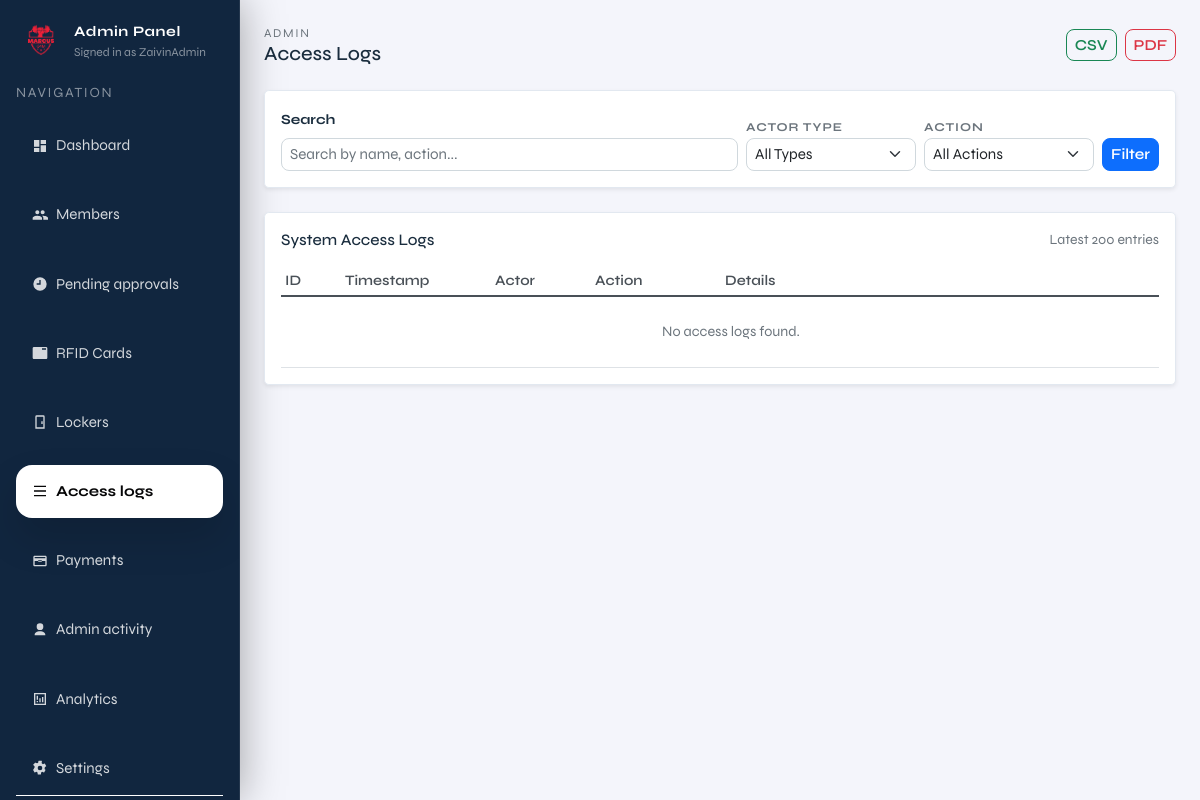
The app's page /admin/access-logs (signed in), older data.
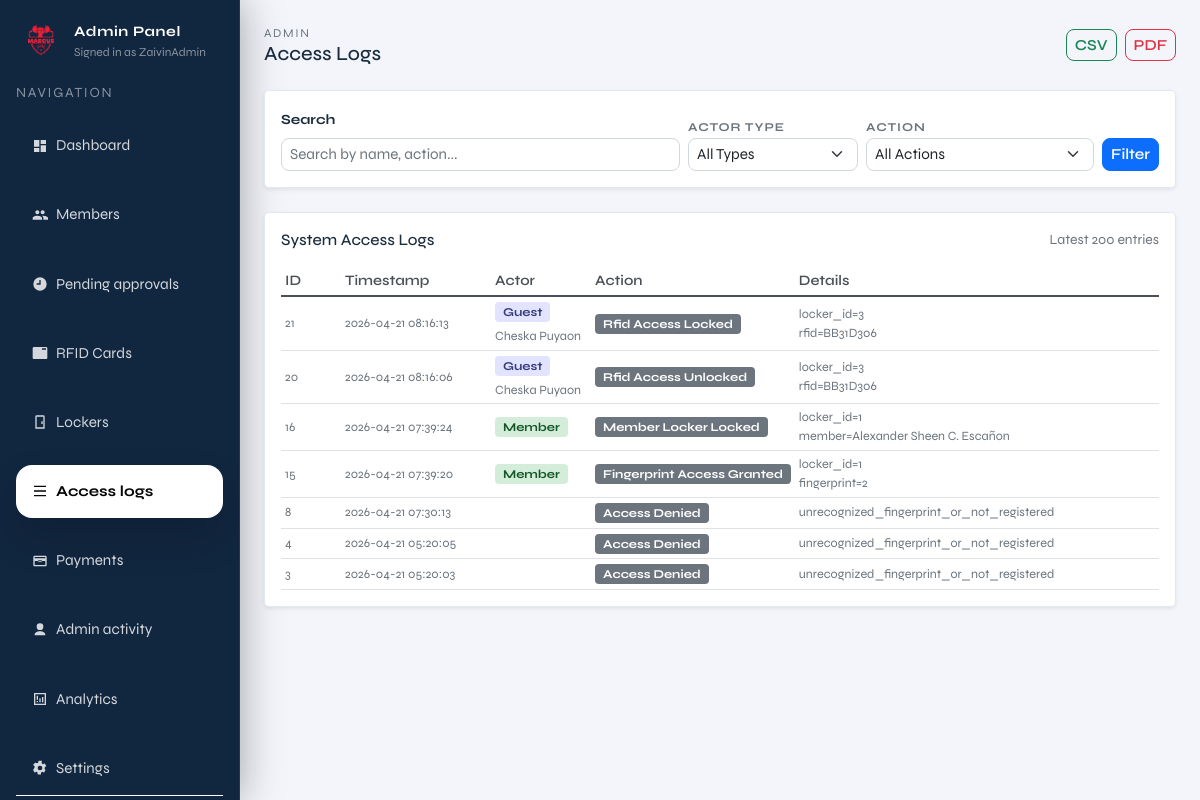
The same page, newer data.
### tables this page shows
CREATE TABLE access_logs (
              id INTEGER PRIMARY KEY AUTOINCREMENT,
              actor_type TEXT NOT NULL, -- member|guest|admin|system
              actor_ref TEXT,           -- e.g. member_id or rfid uid
              action TEXT NOT NULL,     -- e.g. unlock_requested|unlocked|denied
              detail TEXT,
              created_at TEXT NOT NULL DEFAULT (datetime('now'))
            );

### admin.py (the view)
@admin_bp.get("/access-logs")
def admin_access_logs():
    guard = _require_admin()
    if guard is not None:
        return guard
    q = (request.args.get("q") or "").strip()
    actor_type = (request.args.get("actor_type") or "").strip()
    action = (request.args.get("action") or "").strip()
    limit = int(request.args.get("limit", 200))
    with connect() as conn:
        query = """
            SELECT
                al.id,
                al.actor_type,
                al.actor_ref,
                al.action,
                al.detail,
                al.created_at,
                COALESCE(m.full_name, 'N/A') as actor_name
            FROM access_logs al
            LEFT JOIN members m ON al.actor_type = 'guest' AND CAST(al.actor_ref AS INTEGER) = m.id
            WHERE al.actor_type NOT IN ('admin', 'system', 'ir_sensor')
        """
        params = []
        if q:
            query += " AND (m.full_name LIKE ? OR al.detail LIKE ? OR al.action LIKE ?)"
            params.extend([f"%{q}%", f"%{q}%", f"%{q}%"])
        if actor_type:
            query += " AND al.actor_type = ?"
            params.append(actor_type)
        if action:
            query += " AND al.action = ?"
            params.append(action)
        query += " ORDER BY al.id DESC LIMIT ?"
        params.append(limit)
        logs = conn.execute(query, params).fetchall()
        actor_types = conn.execute(
            "SELECT DISTINCT actor_type FROM access_logs WHERE actor_type NOT IN ('admin', 'system', 'ir_sensor') ORDER BY actor_type"
        ).fetchall()
        actions = conn.execute(
            "SELECT DISTINCT action FROM access_logs WHERE actor_type NOT IN ('admin', 'system', 'ir_sensor') ORDER BY action"
        ).fetchall()
    return render_template(
        "admin/pages/admin_access_logs.html",
        logs=logs,
        q=q,
        actor_type=actor_type,
        action=action,
        limit=limit,
        actor_types=actor_types,
        actions=actions,
        current_page="access_logs",
        admin_username=session.get("admin_username"),
    )

### admin.py (called while the page is built)
def _require_admin():
    if not session.get("admin_logged_in"):
        return redirect(url_for("admin.admin_login"))
    return None

@admin_bp.before_request
def _protect_admin_routes():
    if request.endpoint in ("admin.admin_login", "admin.admin_login_submit"):
        return None
    if not session.get("admin_logged_in"):
        return redirect(url_for("admin.admin_login"))

### db.py (called while the page is built)
def _db_path() -> Path:
    env_path = os.getenv("LOCKER_DB_PATH")
    if env_path:
        return Path(env_path)
    current_dir = Path(__file__).resolve().parent
    candidate_paths = [
        current_dir / "locker.sqlite3",
        current_dir / "locker.db",
        current_dir.parent / "locker.sqlite3",
        current_dir.parent / "locker.db",
    ]
    for path in candidate_paths:
        if path.exists():
            return path
    return current_dir.parent / "locker.sqlite3"

def _database_url() -> Optional[str]:
    return os.getenv("DATABASE_URL") or os.getenv("POSTGRES_URL")

def connect() -> DBConnection:
    database_url = _database_url()
    if database_url:
        if psycopg2 is None:
            raise RuntimeError("PostgreSQL support requires psycopg2-binary. Install it before using DATABASE_URL.")
        conn = psycopg2.connect(database_url)
        return DBConnection(conn, is_postgres=True)
    sqlite_conn = sqlite3.connect(
        _db_path(),
        timeout=60,
        check_same_thread=False,
    )
    sqlite_conn.execute("PRAGMA journal_mode=WAL;")
    sqlite_conn.execute("PRAGMA synchronous = NORMAL;")
    sqlite_conn.execute("PRAGMA foreign_keys = ON;")
    sqlite_conn.execute("PRAGMA busy_timeout = 60000;")
    return DBConnection(sqlite_conn, is_postgres=False)

    def __enter__(self) -> "DBConnection":
        if self._is_postgres:
            self._cursor = self._conn.cursor(cursor_factory=psycopg2.extras.RealDictCursor)
        else:
            self._conn.row_factory = sqlite3.Row
            self._cursor = self._conn.cursor()
        return self

    def __exit__(self, exc_type, exc, tb):
        try:
            if exc_type is not None:
                self._conn.rollback()
                return False
            self._conn.commit()
        finally:
            if self._cursor is not None:
                self._cursor.close()
            if self._conn is not None:
                self._conn.close()
        return False

### templates/admin/pages/admin_access_logs.html (shortened to what this page needs)
{% extends "admin/layout/admin.html" %}
{% block admin_content %}
  <div class="d-flex justify-content-between align-items-center mb-4">
    <div>
      <div class="text-muted" style="letter-spacing:0.14em; text-transform:uppercase; font-size:0.75rem;">Admin</div>
      <h5 class="mb-0">Access Logs</h5>
    </div>
    <div class="d-flex gap-2">
      <a href="{{ url_for('admin.export_access_logs_csv') }}" class="btn btn-sm btn-outline-success">
         CSV
      </a>
      <a href="{{ url_for('admin.export_access_logs_pdf') }}" class="btn btn-sm btn-outline-danger">
         PDF
      </a>
    </div>
  </div>
  <div class="card shadow-sm rounded-3 mb-4">
    <div class="card-body">
      <form method="get" action="/admin/access-logs" class="d-flex gap-2 flex-wrap align-items-end">
        <div class="flex-grow-1" style="min-width: 200px;">
          <label class="form-label small fw-bold">Search</label>
          <input name="q" value="{{ q }}" class="form-control form-control-sm" placeholder="Search by name, action..." />
        </div>
        <div style="min-width: 170px;">
          <label class="filter-label">Actor Type</label>
          <select name="actor_type" class="form-select form-select-sm">
            <option value="">All Types</option>
          </select>
        </div>
        <div style="min-width: 170px;">
          <label class="filter-label">Action</label>
          <select name="action" class="form-select form-select-sm">
            <option value="">All Actions</option>
          </select>
        </div>
        <div class="d-flex gap-2">
          <button class="btn btn-sm btn-primary" type="submit">Filter</button>
        </div>
      </form>
    </div>
  </div>
  <div class="card shadow-sm rounded-3">
    <div class="card-body">
      <div class="d-flex justify-content-between align-items-center mb-3">
        <h6 class="card-title mb-0">System Access Logs</h6>
        <span class="text-muted small">Latest {{ limit }} entries</span>
      </div>
      <div class="access-logs-wrapper table-responsive">
        <table class="table table-sm table-hover align-middle mb-0">
          <thead class="position-sticky" style="top: 0; background: white; z-index: 10;">
            <tr>
              <th style="width: 60px;">ID</th>
              <th style="width: 150px;">Timestamp</th>
              <th style="width: 100px;">Actor</th>
              <th style="width: 130px;">Action</th>
              <th>Details</th>
            </tr>
          </thead>
          <tbody>
            {% for log in logs %}
              <tr>
                <td class="text-muted small">{{ log["id"] }}</td>
                <td class="text-muted small" style="white-space: nowrap;">
                  {{ log["created_at"]|default("-") }}
                </td>
                <td>
                  <span class="badge badge-{{ log['actor_type']|lower }} px-2 py-1" style="font-size: 0.75rem;">
                    {{ log["actor_type"]|title }}
                  </span>
                  {% if log["actor_name"] and log["actor_name"] != "N/A" %}
                    <br/>
                    <small class="text-muted d-block mt-1">{{ log["actor_name"] }}</small>
                  {% endif %}
                </td>
                <td>
                  <span class="badge bg-secondary px-2 py-1" style="font-size: 0.75rem; text-transform: capitalize;">
                    {{ log["action"]|replace("_", " ")|title }}
                  </span>
                </td>
                <td class="text-muted small access-log-detail">
                  {% if log["detail"] %}
                    {{ log["detail"]|replace('; ', '<br>')|safe }}
                  {% else %}
                    <em>—</em>
                  {% endif %}
                </td>
              </tr>
            {% else %}
              <tr><td colspan="5" class="text-center text-muted py-4">No access logs found.</td></tr>
            {% endfor %}
          </tbody>
        </table>
      </div>
    </div>
  </div>
{% endblock %}

### templates/admin/layout/admin.html (shortened to what this page needs)
{% extends "layouts/base.html" %}
{% block body %}
<div class="d-flex">
  {% include "admin/components/sidebar.html" %}
  <main class="flex-grow-1 p-4" style="background: #f4f5fb;">
    {% block admin_content %}{% endblock %}
  </main>
</div>
{% endblock %}

### templates/layouts/base.html (shortened to what this page needs)
<!doctype html>
<html lang="en">
  <head>
    <link href="{{ url_for('static', filename='css/bootstrap.min.css') }}" rel="stylesheet" />
  </head>
  <body>
    {% block body %}{% endblock %}
  </body>
</html>

### templates/admin/components/sidebar.html (shortened to what this page needs)
<aside class="admin-sidebar p-3 d-flex flex-column" style="width: 240px;">
  <div class="d-flex align-items-center gap-2 mb-3">
    <img
      src="{{ url_for('static', filename='img/logo.png') }}"
      alt="Logo"
      width="50"
      height="50"
      style="object-fit:contain;"
    />
    <div>
      <div class="text-white fw-bold" style="font-size: 0.9rem; letter-spacing: 0.04em;">Admin Panel</div>
      <div class="text-white-50" style="font-size: 0.75rem;">Signed in as {{ admin_username or "admin" }}</div>
    </div>
  </div>
  <div class="text-white-50 small mb-3" style="letter-spacing: 0.12em; text-transform: uppercase;">
    Navigation
  </div>
  <nav class="nav flex-column gap-3 flex-grow-1">
    <a href="/admin" class="nav-link d-flex align-items-center gap-2 {% if current_page == 'dashboard' %}active{% endif %}">
      <svg width="16" height="16" viewBox="0 0 24 24" aria-hidden="true" style="flex-shrink:0;">
        <path fill="currentColor" d="M3 13h8V3H3v10Zm0 8h8v-6H3v6Zm10 0h8V11h-8v10Zm0-18v6h8V3h-8Z"/>
      </svg>
      <span>Dashboard</span>
    </a>
    <a href="/admin/members" class="nav-link d-flex align-items-center gap-2 {% if current_page == 'members' %}active{% endif %}">
      <span>Members</span>
    </a>
    <a href="/admin/pending" class="nav-link d-flex align-items-center gap-2 {% if current_page == 'pending' %}active{% endif %}">
      <svg width="16" height="16" viewBox="0 0 24 24" aria-hidden="true" style="flex-shrink:0;">
        <path fill="currentColor" d="M12 2a10 10 0 1 0 .01 20.01A10 10 0 0 0 12 2Zm1 11H7v-2h4V6h2v5Z"/>
      </svg>
      <span>Pending approvals</span>
    </a>
    <a href="/admin/rfid" class="nav-link d-flex align-items-center gap-2 {% if current_page == 'rfid' %}active{% endif %}">
      <svg width="16" height="16" viewBox="0 0 24 24" aria-hidden="true" style="flex-shrink:0;">
        <path fill="currentColor" d="M21 3H3c-1.1 0-2 .9-2 2v14c0 1.1.9 2 2 2h18c1.1 0 2-.9 2-2V5c0-1.1-.9-2-2-2Zm0 4h-6V5h6v2Z"/>
      </svg>
      <span>RFID Cards</span>
    </a>
    <a href="/admin/lockers" class="nav-link d-flex align-items-center gap-2 {% if current_page == 'lockers' %}active{% endif %}">
      <svg width="16" height="16" viewBox="0 0 24 24" aria-hidden="true" style="flex-shrink:0;">
        <path fill="currentColor" d="M7 2h10a2 2 0 0 1 2 2v18H5V4a2 2 0 0 1 2-2Zm0 2v16h10V4H7Zm7 7h2v4h-2v-4Z"/>
      </svg>
      <span>Lockers</span>
    </a>
    <a href="/admin/access-logs" class="nav-link d-flex align-items-center gap-2 {% if current_page == 'access_logs' %}active{% endif %}">
      <svg width="16" height="16" viewBox="0 0 24 24" aria-hidden="true" style="flex-shrink:0;">
        <path fill="currentColor" d="M3 4h18v2H3V4Zm0 14h18v2H3v-2Zm0-7h18v2H3v-2Z"/>
      </svg>
      <span>Access logs</span>
    </a>
    <a href="/admin/payments" class="nav-link d-flex align-items-center gap-2 {% if current_page == 'payments' %}active{% endif %}">
      <svg width="16" height="16" viewBox="0 0 24 24" aria-hidden="true" style="flex-shrink:0;">
        <path fill="currentColor" d="M20 4H4c-1.11 0-1.99.89-1.99 2L2 18c0 1.11.89 2 2 2h16c1.11 0 2-.89 2-2V6c0-1.11-.89-2-2-2Zm0 14H4v-6h16v6Zm0-10H4V6h16v2Zm-6 5h-4c-.55 0-1-.45-1-1s.45-1 1-1h4c.55 0 1 .45 1 1s-.45 1-1 1Z"/>
      </svg>
      <span>Payments</span>
    </a>
    <a href="/admin/admin-activity" class="nav-link d-flex align-items-center gap-2 {% if current_page == 'admin_activity' %}active{% endif %}">
      <svg width="16" height="16" viewBox="0 0 24 24" aria-hidden="true" style="flex-shrink:0;">
        <path fill="currentColor" d="M12 12a5 5 0 1 0-5-5 5 5 0 0 0 5 5Zm0 2c-4.42 0-8 2.24-8 5v1h16v-1c0-2.76-3.58-5-8-5Z"/>
      </svg>
      <span>Admin activity</span>
    </a>
    <a href="/admin/analytics" class="nav-link d-flex align-items-center gap-2 {% if current_page == 'analytics' %}active{% endif %}">
      <svg width="16" height="16" viewBox="0 0 24 24" aria-hidden="true" style="flex-shrink:0;">
        <path fill="currentColor" d="M3 3h18v18H3V3Zm2 2v14h14V5H5Zm2 10h2v2H7v-2Zm0-8h2v6H7V7Zm4 4h2v6h-2V11Zm4-2h2v8h-2V9Z"/>
      </svg>
      <span>Analytics</span>
    </a>
    <a href="/admin/settings" class="nav-link d-flex align-items-center gap-2 {% if current_page == 'settings' %}active{% endif %}">
      <span>Settings</span>
    </a>
  </nav>
  <div class="mt-auto pt-4 border-top border-white border-opacity-10">
  </div>
</aside>

### templates/layouts/base.html (style rules this page uses)
:root { --brand-blue: #1a3a5c; --brand-teal: #0f6e56; --brand-accent: #378add; --brand-light: #f4f6f9; --brand-white: #ffffff; }
*, *::before, *::after { box-sizing: border-box; }
html, body { height: 100%; margin: 0; padding: 0; }
html, body { -ms-overflow-style: none; scrollbar-width: none; }
body { font-family: 'Syne', sans-serif; background: var(--brand-light); color: #1a2d3e; font-size: 16px; }
.btn, .btn-primary, .btn-secondary, .btn-danger, .btn-outline-danger { border-radius: 8px; font-weight: 600; transition: all 0.2s ease; font-size: 0.95rem; }
.form-control, .form-select, input[type="text"], input[type="email"], input[type="password"], textarea { border-radius: 8px; font-size: 0.95rem; border: 1px solid #d0d8dd; }
.table { font-size: 0.9rem; }
.card { border-radius: 12px; border: 1px solid #e2e8f0; }
.badge { padding: 4px 8px; font-size: 0.75rem; }

### templates/admin/layout/admin.html (style rules this page uses)
.admin-sidebar { background: #11263f; width: 260px; flex-shrink: 0; display: flex; flex-direction: column; position: sticky; top: 0; height: 100vh; overflow-y: auto; box-shadow: 0 0 40px rgba(0, 0, 0, 0.35); border-right: 1px solid rgba(255,255,255,0.08); }
.admin-sidebar .nav-link { color: rgba(255,255,255,0.82); border-radius: 1rem; padding: 0.95rem 1rem; font-size: 0.95rem; transition: background 0.2s ease, color 0.2s ease, transform 0.2s ease; background: transparent; }
.admin-sidebar .nav-link.active { background: #ffffff; color: #060607; font-weight: 700; box-shadow: 0 20px 40px rgba(0, 0, 0, 0.14); }
main { flex: 1; min-height: 100vh; overflow-y: auto; padding: 16px; }

### templates/admin/pages/admin_access_logs.html (style rules this page uses)
.table th { background-color: #f8f9fa; border-bottom: 2px solid #dee2e6; font-weight: 600; color: #495057; }
.table td { vertical-align: middle; }
.badge-member { background-color: #d4edda; color: #155724; }
.badge-guest { background-color: #e2e3ff; color: #383d7a; }
.access-logs-wrapper { max-height: 640px; overflow-y: auto; }
.access-logs-wrapper table { min-width: 900px; }
.access-log-detail { white-space: normal; word-break: break-word; }
.filter-label { font-size: 0.75rem; font-weight: 700; text-transform: uppercase; letter-spacing: 0.08em; color: #6c757d; }
.table thead th { background-color: #ffffff; position: sticky; top: 0; z-index: 11; }

Row changes from the older to the newer data that the page shows:
added access_logs: id "21", created_at "2026-04-21 08:16:13", actor_type "Guest", actor_name "Cheska Puyaon", action "Rfid Access Locked", detail "locker_id=3 rfid=BB31D306"
added access_logs: id "20", created_at "2026-04-21 08:16:06", actor_type "Guest", actor_name "Cheska Puyaon", action "Rfid Access Unlocked", detail "locker_id=3 rfid=BB31D306"
added access_logs: id "16", created_at "2026-04-21 07:39:24", actor_type "Member", action "Member Locker Locked", detail "locker_id=1 member=Alexander Sheen C. Escañon"
added access_logs: id "15", created_at "2026-04-21 07:39:20", actor_type "Member", action "Fingerprint Access Granted", detail "locker_id=1 fingerprint=2"
added access_logs: id "8", created_at "2026-04-21 07:30:13", action "Access Denied", detail "unrecognized_fingerprint_or_not_registered"
added access_logs: id "4", created_at "2026-04-21 05:20:05", action "Access Denied", detail "unrecognized_fingerprint_or_not_registered"
added access_logs: id "3", created_at "2026-04-21 05:20:03", action "Access Denied", detail "unrecognized_fingerprint_or_not_registered"
Text that changed along with them:
text no longer shown: "No access logs found."
